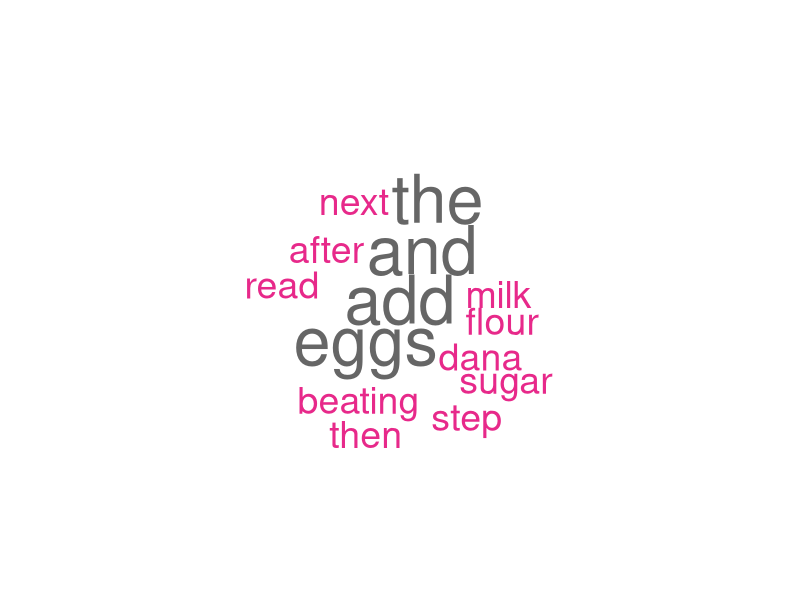

Write R code to recreate this figure.
## ---- chunk 1
library(plyr)
library(dplyr)
library(ggplot2)
library(purrr)
## ---- chunk 2
fib=function(len){
fibvals <- numeric(len)
fibvals[1] <- 1
fibvals[2] <- 1
for (i in 3:len) { 
  fibvals[i] <- fibvals[i-1]+fibvals[i-2]
} 
return (fibvals)
}
## ---- chunk 3
fib(10)
## ---- chunk 4
# Program to display the Fibonacci sequence up to n-th term using recursive functions
recurse_fibonacci <- function(n) {
if(n <= 1) {
return(n)
} else {
return(recurse_fibonacci(n-1) + recurse_fibonacci(n-2))
}
}

## ---- chunk 5
recurse_fibonacci(10)
## ---- chunk 6
## A trivial (but inefficient!) example:
fib <- function(n)
   if(n<=2) { if(n>=0) 1 else 0 } else Recall(n-1) + Recall(n-2)
fibonacci <- fib; rm(fib)
## renaming wouldn't work without Recall
fibonacci(10) # 55
## ---- chunk 7
#naive recursive implementation
fib <- function(n)  {
  if(n == 1 || n == 2) return(1)
  fib(n-1) + fib(n-2)
}
## ---- chunk 8
#with memoization
fibm <- function(n)  {
  if(n == 1 || n == 2) return(1)

  seq <- integer(n)
  seq[1:2] <- 1

  calc <- function(n) {
    if (seq[n] != 0) return(seq[n])
    seq[n] <<- calc(n-1) + calc(n-2)
    seq[n]
  }

  calc(n)
}

## ---- chunk 9
fibm(20)
## ---- chunk 10
sentence1="After beating the eggs, Dana read the next step:"
sentence2="Add milk and eggs, then add flour and sugar."
## ---- chunk 11
countword<-function(sentence){
 word_count=sentence%>%
  tolower()%>%gsub('[[:punct:] ]+',' ',.)%>%
  noquote()%>%strsplit(split=' ')%>%unlist%>%
  table()%>%as.matrix()
 return (word_count)
}
## ---- chunk 12
t1=countword(sentence1)
t2=countword(sentence2)
t1
t2
## ---- chunk 13
total_wordcount<-function(count1, count2){
  total=rbind(count1, count2)
  total=data.frame(rownames(total), total)
  aggregate(. ~ rownames.total., data=total, FUN=sum)  
}
## ---- chunk 14
t3=total_wordcount(t1, t2)
t3
## ---- chunk 15
library(wordcloud)
library(RColorBrewer)

t3_cloud=wordcloud(words=t3$rownames.total., freq=t3$total, min.freq = 1,
         max.words=200, random.order=FALSE, rot.per=0, 
         colors=brewer.pal(9, "Dark2"))
## ---- chunk 16
nums=c(2, 7, 11, 15)
target = 9
## ---- chunk 17
TwoSum=function(nums, target){
  if (length(nums)<2){
    print ("length must be greater than 2")
  } else {
for (i in 1:length(nums)){
  return(c(i, which(nums==target-nums[i])))
}
  }
}

TwoSum(nums, target)
## ---- chunk 18
TwoSum(1, target=13)
## ---- chunk 19
get_max_profit<-function(stock_prices){
profit=NULL
for (i in 1:length(stock_prices)){
  buy=stock_prices[i]
  profit[i]=as_tibble(stock_prices[i:length(stock_prices)]-buy)
  max_profit=max(unlist(profit))
}
return(max_profit)
}
## ---- chunk 20
stock_prices = c(10, 7, 5, 8, 11, 9)
get_max_profit(stock_prices)
## ---- chunk 21
get_max_profit2<-function(stock_prices){
  c=r=0
  for (i in 1:length(stock_prices)){
    for (j in i:length(stock_prices)){
      buy=stock_prices[i];sell=stock_prices[j]
      c=sell-buy
      r=max(c,r)
    }
  }
  return(r)
}
## ---- chunk 22
stock_prices = c(10, 7, 5, 8, 11, 9)
get_max_profit2(stock_prices)
## ---- chunk 23
count_digits<-function(n, k){
series=seq(1:n)
series_split=series%>%
  as.character()%>%
  strsplit(split=character(0))%>%
  unlist()
  position_count=sum(series_split==1)
return (position_count)
}
## ---- chunk 24
count_digits(12, 1)
## ---- chunk 25
ugly_seq<-function(n){
ugly_seq=NULL
s=1;ugly_seq=s
while (length(ugly_seq)<n){
 s_new=s+1
 if (s_new%%2==0|s_new%%3==0|s_new%%5==0){
   ugly_seq=c(ugly_seq, s_new)
 }
 s=s_new
}
return(ugly_seq[n])
}
## ---- chunk 26
ugly_seq(9)
ugly_seq(15)
## ---- chunk 27
S=c(1,2,3)

lapply(S, function(x) combn(S,x))
## ---- chunk 28
subsets<-function(S){
  all_subsets=list()
  for (i in 1:length(S)) {
    all_subsets[[length(all_subsets)+1]]=unique(combn(S, i))
  }
  return (all_subsets)
}

S=c(5, 8, 10)

subsets(S)
## ---- chunk 29
S=c(1,2,2)

subsets(S)
## ---- chunk 30
string_rotate<-function(string, index){
  if (index==0){
    paste(string, collapse='')
  }else{
  string=string%>%
    strsplit(., split=character(0))%>%
    unlist()
    rotate_index=length(string)-(index-1)
    result= c(string[rotate_index:length(string)],      string[1:rotate_index-1])
    paste(result, collapse='')
  }   
}

## ---- chunk 31
string="abcdefg"
string_rotate(string, 0)
string_rotate(string, 1)
string_rotate(string, 3)
## ---- chunk 32
# Another recursive implementation    
# for those who like to roll their own, no package required 
permutations <- function( x, prefix = c() )
{
  if(length(x) == 0 ) return(prefix)
  do.call(rbind, sapply(1:length(x), FUN = function(idx) permutations( x[-idx], c( prefix, x[idx])), simplify = FALSE))
}

permutations(letters[1:3])
## ---- chunk 33
getPerms <- function(x) {
    if (length(x) == 1) {
        return(x)
    }
    else {
        res <- matrix(nrow = 0, ncol = length(x)) #make an empty matrix with length of the object to be permutated
        for (i in seq_along(x)) {
            res <- rbind(res, cbind(x[i], getPerms(x[-i]))) 
#make a new row for reach i element, bind it as a new row to the existing matrix#
#each new row place the i element at the first position and permutate the rest without it#
        }
        return(res)
    }
}


getPerms(letters[1:3])
## ---- chunk 34
get_factor<-function(n){
  if (n==1)  return (1)
   else if (n==2) return (1*2)
   else return(n*get_factor(n-1))
}

get_factor(4)
## ---- chunk 35
diceSum<-function(n){
  result=matrix(nrow=0, ncol=2)
  if (n==1)  ###base case
    for (i in 1:6){
      result=rbind(result, c(i, 0.17))
    } else {
      dice <- expand.grid(diceSum(n-1)[,1], 1:6)
      dice.sums <- rowSums(dice)
      dice.probs=diceSum(n-1)[,2]*0.17
      result=data.frame(dice.sums,dice.probs)
      result=aggregate(result[,2]~result[,1], FUN=sum) 
      #agregate the results of the same sum
    }
  return (result)
}
## ---- chunk 36
diceSum(3)
## ---- chunk 37
##this function return TRUE or FALSE
interLeaving<-function(s1, s2, s3){
  #transfer the string to something that is manipulatable
  s1=strsplit(s1, split=character(0))%>%unlist()
  s2=strsplit(s2, split=character(0))%>%unlist()
  s3=strsplit(s3, split=character(0))%>%unlist()
  
  #initialize a matrix, each cell represent i+j-2 position in s3
  DP=matrix(NA, nrow=length(s1)+1, ncol=length(s1)+1) 
  #initialize the 0 row and the 0 colum, I will lable them with the according string, so if I made any mistake, I can always go back to check 
  colnames(DP)=c(0, s1)
  rownames(DP)=c(0, s2)
  #the [0,0]cell would always be true
  DP['0', '0']=TRUE
  DP['0', 2:ncol(DP)]=(s1==s3[1:length(s1)])
  DP[2:nrow(DP),'0']=(s2==s3[1:length(s2)])
  for (i in 2:nrow(DP)){
    for (j in 2:ncol(DP)){
      DP[i,j]=(s3[i+j-2]==s1[j-1] & DP[i,j-1] |s3[i+j-2]==s2[i-1] & DP[i-1,j])
      #check top string and left cell | left string and top cell
    }
  }
  return(DP[nrow(DP),ncol(DP)]) #the last cell is the answer!
}
## ---- chunk 38
s1 = "aabcc"; s2 = "dbbca"
s3 = "aadbbcbcac";s4 = "aadbbbaccc"

interLeaving(s1, s2, s3)
## ---- chunk 39
interLeaving(s1, s2, s4)
## ---- chunk 40
permutations <- function(n){
  if(n==1){
    return(matrix(1)) ### this is our base case
  } else {
    A=permutations(n-1) 
    B=matrix(nrow=0, ncol=n)
    for (i in 1:nrow(A)) {
      for (j in 0:(n-1)){ #for each row of the result (n-1), we want to append the new element in different position
        B=rbind(B, append(A[i,],n, after=j)) 
      }
    }
    return (B)
  }
}
## ---- chunk 41
permutations(3)
## ---- chunk 42
per4=permutations(4)
for (i in 1:nrow(per4)){
    if (abs(per4[i,2]-per4[i,1])>=2 &
        abs(per4[i,3]-per4[i,2])>=2 &
        abs(per4[i,4]-per4[i,3])>=2)  
      print (per4[i,])
  }
## ---- chunk 43
n_queen<-function(n) {
  #insert the permutation function
  permutations <- function(n){
    if(n==1){
      return(matrix(1))
    } else {
      A=permutations(n-1)
      B=matrix(nrow=0, ncol=n)
      for (i in 1:nrow(A)) {
        for (j in 0:(n-1)){
          B=rbind(B, append(A[i,],n, after=j)) 
        }
      }
      return (B)
    }
  }
  
  B=permutations(n) 
  
  subset=matrix(nrow=0, ncol=n)
  row_index=numeric(0)
  for (i in 1:nrow(B)){
    r=numeric(0)
    for (j in 2:n) r=c(r, abs(B[i,j]-B[i,j-1])>=2)
    if(sum(r)==n-1) row_index=c(row_index,i)
    subset=B[row_index,]
  }  
  return (subset) 
}

## ---- chunk 44
n_queen(4)
## ---- chunk 45
n_queen(5)
## ---- chunk 46
n_queen_correct<-function(n) {
  #insert the permutation function
  permutations <- function(n){
    if(n==1){
      return(matrix(1))
    } else {
      A=permutations(n-1)
      B=matrix(nrow=0, ncol=n)
      for (i in 1:nrow(A)) {
        for (j in 0:(n-1)){
          B=rbind(B, append(A[i,],n, after=j)) 
        }
      }
      return (B)
    }
  }
  
  B=permutations(n) 
  
  #if the sum of row index and column index is the same, queen can attack.
  upper_diag=matrix(nrow=nrow(B), ncol=n)
  for (i in 1:nrow(B)){
    upper_diag[i,]=(1:n+B[i,1:n]) #sum the row and column index by row
  }
  #row sum with duplicated numbers are the rows that disqualify
  lower_diag=matrix(nrow=nrow(B), ncol=n)
  for (i in 1:nrow(B)){
    lower_diag[i,]=(1:n-B[i,1:n])
  }
  #similarly, duplicated numbers that represent row index substracted by column index disqualify
  u=NULL
  for (i in 1:nrow(B)){
    if (anyDuplicated(upper_diag[i,])==0)
      u=c(u, i)
  }
  
  l=NULL
  for (i in 1:nrow(B)){
    if (anyDuplicated(lower_diag[i,])==0)
      l=c(l, i)
  }
  subset_index=intersect(u,l)
  subset=B[subset_index,]
  return (subset) 
}

## ---- chunk 47
n_queen_correct(5)
## ---- chunk 48
print_board <- function(p, q.char = "Q", sep = " ") {
  n <- length(p)
  row <- rep("-", n)
  for (i in seq_len(n)) {
    row_i <- row
    row_i[p[i]] <- q.char
    cat(paste(row_i, collapse = sep))
    cat("\n")
  }
}

## ---- chunk 49
sol_5=n_queen_correct(5)

for (i in 1:nrow(sol_5)){
  print(print_board(sol_5[i,]))
  cat("\n")
}
## ---- chunk 50
maxSubarray<-function(array){
  slice_sum=matrix(0,nrow=length(array), ncol=length(array))
for (i in 1:nrow(slice_sum)){
  for (j in 1:ncol(slice_sum)){
    if(i<=j){
      slice_sum[i,j]=sum(array[i:j])
    }
  }
}
index=which(slice_sum==max(slice_sum), arr.ind = TRUE)
max_sub=array[index[1]:index[2]]
result=list(MaxSubarray=max_sub, sum=max(slice_sum))
return (result)
}

## ---- chunk 51
array=c(1, 3, -1, 2, -1, 2)

maxSubarray(array)
## ---- chunk 52
max_sum1<-function(array){
  m1=m2=0 #initialize m1 m2 as 0
  for (i in 1:length(array)){
  m2=m2+array[i]# store sum as iterate one element onward
  m1=max(m2, m1) #keep track on the local maximum
  }
  return (m1)
}
#in a simplier case, this version of the function returns the maximal sum of the subarray

## ---- chunk 53
max_sum1(array)
max_sum1(array[1:3])
## ---- chunk 54
max_sum2<-function(array){
m1 <- m2 <- 0 #initialize both the local sum the global sum as 
p1 <- p2 <- 0 #the global index
q1 <- q2 <- 1 #the local index
for (i in 1:length(array)) {
  if (m2 > -array[i]) { 
    #check if including the current iteration will have a bigger local sum 
    m2 <- m2 + array[i]
    q2 <- i #update the local index
    if (m2 > m1) {
      m1 <- m2
      p1 <- q1; p2 <- q2 #update the global index
    }
  } 
  else {
    m2 <- 0
    q1 <- q2 <- i+1
  }
}
return(list(sum = m1, sub_array=array[p1:p2]))
}

## ---- chunk 55
max_sum2(array)
## ---- chunk 56
Two_sub<-function(array){
  ###get the max sum function first
  max_sum2<-function(array){
    m1 <- m2 <- 0 #initialize both the local sum the global sum as 
    p1 <- p2 <- 0 #the global index
    q1 <- q2 <- 1 #the local index
    for (i in 1:length(array)) {
      if (m2 > -array[i]) { 
        #check if including the current iteration will have a bigger local sum 
        m2 <- m2 + array[i]
        q2 <- i #update the local index
        if (m2 > m1) {
          m1 <- m2
          p1 <- q1; p2 <- q2 #update the global index
        }
      } 
      else {
        m2 <- 0
        q1 <- q2 <- i+1
      }
    }
    return(list(sum = m1, sub_array=array[p1:p2]))
  }
  
  ###now we divide
  max_list=list() #this would store the sum of all the subarray at each dividing point
  r=0;c=0
  for (i in 1:(length(array)-1)){
    
    left=array[1:i]
    right=array[(i+1):length(array)]
    
    left_max=max_sum2(left)
    right_max=max_sum2(right)
   c=left_max[[1]]+right_max[[1]]
   r=max(r,c)
  }
  return (r)
}

Two_sub(array)
## ---- chunk 57
longest_sub1<-function(string){
  string=string%>%strsplit(split=character(0))%>%unlist()
  max_length=0
  sub=NULL
  longest_sub=NULL
  for (i in 1:length(string)){
    if (!string[i]%in%sub){
      sub=c(sub, string[i])
      longest_sub=sub
    } else {
      sub=NULL
      sub=c(sub, string[i])
      if (length(sub)>length(longest_sub)){
        longest_sub=sub
      }
    }
  } 
  max_length=length(longest_sub)
  longest_sub=paste(longest_sub, collapse = "")
  return (paste("The longest Substring is:", longest_sub,", and its length is:", max_length, collapse=""))
}

## ---- chunk 58
string="abcabcbb"
string1="bbbbbbb"

longest_sub1(string)
longest_sub1(string1)

## ---- chunk 59
longest_sub2<-function(string){
string=string%>%strsplit(split=character(0))%>%unlist()
max_length=0
sub=NULL
sub_2=NULL

for (i in 1:length(string)){
  if (length(sub)==0) sub=string[i] 
  else if (string[i]>=sub[length(sub)]) sub=c(sub, string[i]) #piece the next character if it is in order
  else if (string[i]<sub[length(sub)]) {
    if (length(sub)>length(sub_2)){
      sub_2=sub #sub_2 keep track of the qualified substring so far
      sub=string[i]
    } else {
      sub=string[i]
    }
  }
  max_length=length(sub_2)
}
sub_2=paste(sub_2, collapse = '')
return (c(sub_2, max_length))
}

## ---- chunk 60
string3 = 'cyqfjhcclkbxpbojgkar'

longest_sub2(string3)
## ---- chunk 61
s="TEsT"
s=strsplit(s, split=character(0))%>%unlist()
grepl("^[[:upper:]]+$", s)
## ---- chunk 62
upperindex=grepl("^[[:upper:]]+$", s)
s[upperindex]
## ---- chunk 63
case_sorter<-function(string){
  string=string%>%strsplit(split=character(0))%>%unlist()
  u_index=grepl("^[[:upper:]]+$", string)
  l_index=grepl("^[[:lower:]]+$", string)
  
  u_sorted=sort(string[u_index])
  l_sorted=sort(string[l_index])
  
  string_new=append(l_sorted, u_sorted)%>%paste(collapse = "")
  return(string_new)
}

case_sorter(string)
## ---- chunk 64
sum_3<-function(s){
  s=sort(s)
  index=c(which(combn(s, 3, FUN = sum)==0))
  combo=combn(s, 3)
  combo=combo[, index]%>%t()%>%unique(margin=1)
  return (combo)
}

## ---- chunk 65
s = c(-1, 0, 1, 2, -1, -4)
sum_3(s)
## ---- chunk 66
lcs<-function(a, b){
a=a%>%strsplit(split=character(0))%>%unlist()
b=b%>%strsplit(split=character(0))%>%unlist()

common=a[which(a%in%b)]
##note that the order of the argument matters, intersect always return the common elements in the order of the first argument
index=numeric()
for (i in 1:length(common)){
  index=c(index, which(b==common[i]))
}

r=1;c=0
q=index[1]
for (i in 2:length(index)){
  if (index[i]>q[length(q)]) q=c(q,index[i])
  else q=index[i]

c=length(q)
r=max(r, c)
}
return (r)
}
## ---- chunk 67
a="ABCD"
b="EDCA"
c="EACB"

lcs(a,b)
lcs(a,c)
## ---- chunk 68
x="AGGTAB"
y="GXTXAYB"

lcs(x,y)
## ---- chunk 69
lcs_2<-function(x,y){
  x=x%>%strsplit(split=character(0))%>%unlist()
  y=y%>%strsplit(split=character(0))%>%unlist()
  
  m=length(x);n=length(y)
  
  lcs_3<-function(x, y, m, n){
    if (m == 0 | n == 0) return (0)
    else if (x[m] == y[n]) return (1 + lcs_3(x, y, m-1, n-1))
    else return (max(lcs_3(x, y, m, n-1), lcs_3(x, y, m-1, n)))
  }
  
  max_length=lcs_3(x, y, m, n)
  return (max_length)
}

## ---- chunk 70
lcs_2(x,y)
## ---- chunk 71
a="ABCD"
b="EDCA"
c="EACB"

lcs_2(a, b)
lcs_2(a, c)
lcs_2(b, c)
## ---- chunk 72
lc_string<-function(A, B){
A=A%>%strsplit(split = character(0))%>%unlist()
B=B%>%strsplit(split = character(0))%>%unlist()

m=length(A);n=length(B)
dp=matrix(0,nrow=n+1, ncol=m+1)
for (i in 2:ncol(dp)){
dp[i,2:ncol(dp)]=(B[i-1]==A)
}
for (i in 2:nrow(dp)){
  for (j in 2:ncol(dp)){
    if (!dp[i,j]==0) dp[i,j]=dp[(i-1),(j-1)]+1
  }
}
return (max(dp))
}

## ---- chunk 73
A = "ABCD"; B = "CBCE"
lc_string(A, B)
## ---- chunk 74
A=A%>%strsplit(split = character(0))%>%unlist()
B=B%>%strsplit(split = character(0))%>%unlist()
m=length(A);n=length(B)
dp=matrix(0,nrow=n+1, ncol=m+1)
for (i in 2:ncol(dp)){
dp[i,2:ncol(dp)]=(B[i-1]==A)
}
for (i in 2:nrow(dp)){
  for (j in 2:ncol(dp)){
    if (!dp[i,j]==0) dp[i,j]=dp[(i-1),(j-1)]+1
  }
}

colnames(dp)=c(0, A)
rownames(dp)=c(0, B)
dp
## ---- chunk 75
#let's transform this into t k sum problem solution
sum_k<-function(nums,k,target){
  if (k>=length(nums)) print("K is too long")
  else {
  index=c(which(combn(nums, k, FUN = sum)==target))
  combo=combn(nums, k)
  combo=combo[, index]%>%t()%>%unique(margin=1)
  return (list(solution=combo, possibilities=nrow(combo)))
  }
}
## ---- chunk 76
#Given [1,2,3,4], k = 2, target = 5.
nums=c(1, 2, 3, 4)
sum_k(nums, 2, 5)
## ---- chunk 77
sum_2<-function(nums, target){
  n=length(nums)
  start=1;end=n
  res=list()
  while (start<end) {
    sum=nums[start]+nums[end]
    if (sum==target) {
    res[[length(res)+1]] <- c(nums[start],nums[end])
    ##when finding the pair at the first go,moving both pointers
    start=start+1;end=end-1 
    }else if (sum<target) {
    start=start+1 
    }else {end=end-1}
} 
  return(res)
}
## ---- chunk 78
sum_2(nums, target=5)
## ---- chunk 79
sum_k_recur<-function(nums, k, target){
  
  #import the 2sum function
  sum_2<-function(nums, target){
    n=length(nums)
    start=1;end=n
    res=list()
    while (start<end) {
      sum=nums[start]+nums[end]
      if (sum==target) {
        res[[length(res)+1]] <- c(nums[start],nums[end])
        start=start+1;end=end-1
      }else if (sum<target) {
        start=start+1
      }else {end=end-1}
    } 
    return(res)
  }
  
res=list()
if (k==2) {
res=sum_2(nums, target)
return (res) 
} else {
  for (i in 1:length(nums)){
    return (c(nums[i],unlist(sum_k_recur(nums[-i], k-1, target-nums[i])) ))
  }
}
}


## ---- chunk 80
nums=c(1, 2, 3, 4, 6)

sum_k_recur(nums, 2, 5) ##the base case
## ---- chunk 81
sum_k_recur(nums, 3, 6)
sum_k_recur(nums, 4, 10)
## ---- chunk 82
unique_path<-function(m, n){
  dp=matrix(nrow=m, ncol=n)
  dp[1,]=1;dp[,1]=1;
  for (i in 2:m){
    for (j in 2:n){
      dp[i,j]=dp[(i-1),j]+dp[i,(j-1)]
    }
  }
  return(dp[nrow(dp), ncol(dp)])
}
## ---- chunk 83
unique_path(3,2)
unique_path(7,3)
## ---- chunk 84
min_jump<-function(A){
n=length(A)
position=seq(n)
max_dist=position+A
min_step=numeric(n)
min_step[1]=0
min_step[2:max_dist[1]]=1
for (i in 2:(n-1)){
  if(max_dist[i]>max(max_dist[1:(i-1)]))
  min_step[(max_dist[i-1]+1):max_dist[i]]=min_step[max_dist[i-1]]+1
}
return (min_step[n])
}

## ---- chunk 85
###jump game
A = c(2,3,1,1,4)
B =c(2, 3, 1, 1, 2, 4, 2, 0, 1, 1)

min_jump(A)
min_jump(B)
## ---- chunk 86
min_windown<-function(source, target){

source=source%>%strsplit(split=(character(0)))%>%unlist()
target=target%>%strsplit(split=(character(0)))%>%unlist()

i=j=1
c=r=0
n=length(target)
if(sum(source[i]==target)>0){
  while(sum(target%in%source[i:j])<n)
  j=j+1
} else {
  i=i+1
}
#found the first window at this point
c=length(source[i:j]);r=c
head=i;tail=j
while(j<length(source)){ #do this until tail reaching the end of the source string
#now move the head
if (sum(target%in%source[i:j])==n){
  i=i+1
  while(sum(source[i]==target)==0) i=i+1
    while(sum(target%in%source[i:j])<n) j=j+1
}      
#at this point, found the second window
c=length(source[i:j])
if (c<r){  ##update head and tail when the shorter window has been found
  r=c
  head=i;tail=j
  }
}
window=paste(source[head:tail], collapse="")
return (window)
}
## ---- chunk 87
source = "ADOBECODEBANC"; target = "ABC"
min_windown(source, target)
## ---- chunk 88
wordbreask<-function(s, dict){
s_string=s%>%strsplit(split=character(0))%>%unlist()
n=length(s_string)

for (i in 1:n){
s_pre=s_string[1:i]%>%paste(.,collapse="")
s_suf=s_string[(i+1):n]%>%paste(.,collapse="")
if (s_pre%in%dict | s_suf%in%dict) return(c(TRUE, paste(s_pre, s_suf, sep=" ")))
}
}
## ---- chunk 89
s = "lintcode"; dict = c("lint", "code")
wordbreask(s, dict)
## ---- chunk 90
dict2=c('i', 'like', 'sam', 'sung', 'samsung', 'mobile', 'ice', 'cream', 'icecream', 'man', 'go', 'mango')
s2='ilike'

wordbreask(s2, dict2)
## ---- chunk 91
min_palincut<-function(s){
s=s%>%strsplit(split=character(0))%>%unlist()
if (identical(s, rev(s))) return(0)
###establish how to evaluate whether a string is a palin or not
cut=seq(-1,length(s)-2) ###get a vector to store the worse case scenario when no palin is found
for (i in 1:length(s)){
  for (j in i:length(s)){
    if (identical(s[i:j], rev(s[i:j]))){
    cut[j] = min(cut[j],cut[i-1]+1) 
    }
  }
} 
return(cut[length(cut)])
}

## ---- chunk 92
s="aab"
min_palincut(s)
## ---- chunk 93
s = "kayakmadamotto"
min_palincut(s)
## ---- chunk 94
interleaving_nums<-function(nums){
n=length(nums)
start=1;end=n
while(!end-start<=2){
  nums=c(nums[start], nums[end], nums[-c(start, end)])
         start=start+2
}
return (nums)
}

## ---- chunk 95
nums=c(-1, -2, -3, 4, 5, 6)

interleaving_nums(nums)

## ---- chunk 96
max_area<-function(height){
n=length(height)
###the area of the rectagles is height*width, width is as long as the next height index is larger than the height index
area=numeric(n)
for (i in 1:(n-1)){
  if (height[i+1]>height[i]){
  area[i]=height[i]*(1+length(which(height[i:n]>height[i])))
  } else {
    area[i]=height[i]
  }
}
area[n]=height[n]
return (max(area))
}
## ---- chunk 97
height = c(2,1,5,6,2,3)
max_area(height)
## ---- chunk 98
skyline<-function(building){
outline=list()
for (i in 1: (length(building)-1)){
if (building[[i]][2]>building[[i+1]][1]){
  outline[[i]]=c(building[[i]][1],building[[i+1]][1], building[[i]][3])
}else {
  outline[[i]]=building[[i]]
}
  #the last outline has its own rule, it is always the builing itslef
  outline[[length(building)]]=building[[length(building)]]
}
return (outline)
}
## ---- chunk 99
building=list(
  c(1, 3, 3),
  c(2, 4, 4),
  c(5, 6, 1)
  )

skyline(building)
## ---- chunk 100
skyline_point<-function(buildings){
  
  #function takes a list of building outline and return keypoints to draw the skyline
###maybe matrixized the list to make it more workable
buildings=buildings%>%unlist()%>%matrix(.,ncol=3, byrow=T)
pointlist=list()
pointlist[[1]]=buildings[1,c(1,3)]
for (i in 2:dim(buildings)[1] ){
  if (buildings[i, 1]>max(buildings[(1:i-1), 2])) {
    pointlist[[length(pointlist)+1]]=c(buildings[(i-1),2],0)
    pointlist[[length(pointlist)+1]]=buildings[i, c(1,3)]
  } else {
      if (buildings[i, 3]>buildings[(i-1), 3]) { 
      pointlist[[length(pointlist)+1]]= buildings[i, c(1,3)]
    } else {
      pointlist[[length(pointlist)+1]]=c(buildings[(i-1),2],buildings[i, 3])  
  }
  }
}
pointlist[[length(pointlist)+1]]=c(buildings[dim(buildings)[1],2],0)
return(pointlist)
}
## ---- chunk 101
buildings=list(c(2, 9, 10), c(3, 7, 15), c(5, 12, 12), c(15, 20, 10), c(19, 24, 8) )

skyline_point(buildings)
## ---- chunk 102
shortest_path<-function(beginWord,endWord, wordList){
  if (!endWord%in%wordList) return(0)
  ###import the permutation function
getPerms <- function(x) {
  if (length(x) == 1) {
    return(x)
  }
  else {
    res <- matrix(nrow = 0, ncol = length(x)) #make an empty matrix with length of the object to be permutated
    for (i in seq_along(x)) {
      res <- rbind(res, cbind(x[i], getPerms(x[-i]))) 
      #make a new row for reach i element, bind it as a new row to the existing matrix#
      #each new row place the i element at the first position and permutate the rest without it#
    }
    return(res)
  }
}

##get a permuation of all the combination of wordlist
permMatrix=getPerms(wordList)
distMatrix=matrix(nrow=dim(permMatrix)[1],ncol=dim(permMatrix)[2]-1)
for (i in 1:dim(distMatrix)[1]){
  for (j in 1:dim(distMatrix)[2] ){
    distMatrix[i,j]=adist(permMatrix[i,j+1], permMatrix[i,j])
  }
}
### this gives all the permuation of the wordList path
distMatrix=data.frame(distMatrix)
dist_1_row=data.frame(matrix(rep(1, dim(distMatrix)[2]), nrow=1))
row_index=row.names(match_df(distMatrix, dist_1_row))%>%as.numeric()
###this gives all the row index that has equal dist of 1

permMatrix=permMatrix[c(row_index),]
row_index=which(adist(beginWord, permMatrix[, 1])==1)
###this eliminate the path that dose not start with the beginWord
permMatrix=permMatrix[c(row_index),]
###this gives all the path, now we only need to find which gives the shortest length to the target word
c=NULL
for (i in 1:dim(permMatrix)[1]){
  for (j in 1:dim(permMatrix)[2]){
    if (permMatrix[i,j]=="cog") c=c(c, length(permMatrix[i,(1:j)]))
    r=min(c)+1
  }
}

path=list()
for (i in 1:dim(permMatrix)[1]){
  for (j in 1:dim(permMatrix)[2]){
    if (permMatrix[i,j]=="cog" &length(permMatrix[i,(1:j)])==r) 
      path[[length(path)+1]]=c(beginWord, permMatrix[i,(1:j)])
  }
  }

return (c(r,path))
}

## ---- chunk 103
beginWord = "hit"
endWord = "cog"
wordList = c("hot","dot","dog","lot","log","cog")

shortest_path(beginWord,endWord, wordList)
## ---- chunk 104
beginWord = "hit"
endWord = "cog"
wordList = c("hot","dot","dog","lot","log")

shortest_path(beginWord,endWord, wordList)
## ---- chunk 105
burst<-function(nums){
 if (length(nums)==3) {
   total=c(prod(nums), prod(nums[1], nums[3]), max(nums[1], nums[3]))
 return (sum(total))
 }else {
   temp=NULL
   for (i in 2:(length(nums)-1)){
    temp=c(temp, prod(nums[i-1], nums[i],nums[i+1])+burst(nums[-i]) )
    return (max(temp))}
   }
 }
## ---- chunk 106
nums=c(4, 1, 5, 10)
burst(nums)
## ---- chunk 107
nums1=c(3,1,5,8)
burst(nums1)
## ---- chunk 108
hanoi<-function(n, begin, spare, end){
  #the begining, spare, and end position need to be specified
  if (n==1){
    print(c("Move from ", begin, "to", end))
  } else {
    hanoi(n -1, begin, end, spare)
    hanoi(1, begin, spare, end)
    hanoi(n-1, spare, begin, end)
  }
}
## ---- chunk 109
hanoi(3, "A", "B", "C")
## ---- chunk 110
tower_of_hanoi <- function(n = 7) {
  if (!interactive()) return()
  tower <- list(1:n, NULL, NULL)
  color <- rainbow(n)
  par(mfrow = c(1, 3), mar = rep(0, 4), ann = FALSE)
  bgcolor <- par("bg")
  if (bgcolor == "transparent") bgcolor <- "white"
  
  draw.hanoi <- function() {
    for (i in 1:3) {
      plot(c(-n, n), c(0, n + 2), type = "n", xlab = "",
           ylab = "", axes = FALSE)
      rect(-n, 0, n, n + 2, border = bgcolor, col = bgcolor)
      if (length(tower[[i]]) > 0) {
        barplot(rev(tower[[i]]), add = TRUE, horiz = TRUE,
                col = color[rev(tower[[i]])])
        barplot(-rev(tower[[i]]), add = TRUE, horiz = TRUE,
                col = color[rev(tower[[i]])])
      }
    }
  }
  
  move.hanoi <- function(k, from, to, via) {
    if (k > 1) {
      move.hanoi(k - 1, from, via, to)
      move.hanoi(1, from, to, via)
      move.hanoi(k - 1, via, to, from)
    }
    else {
      cat("Move ", tower[[from]][1], " from ", LETTERS[from],
          " to ", LETTERS[to], "\n")
      tower[[to]] <<- c(tower[[from]][1], tower[[to]])
      tower[[from]] <<- tower[[from]][-1]
      draw.hanoi()
      Sys.sleep(0.5)
    }
  }
  
  draw.hanoi()
  move.hanoi(n, 1, 2, 3)
}

## ---- chunk 111
anagram<-function(wordlist){
#interate through the wordlist, sort each sort alphetically and store it in a vector 
hash_map=list()

for (word in wordlist){
  hashword = paste(sort(unlist(strsplit(word, ""))), collapse = "")
  if (is.null(hash_map[[hashword]]) ) hash_map[[hashword]]=hashword
} 
#when encounter a word that is already stored in the vector, store it in another vector to be returned as result later
ana=list()
for (word in wordlist){
  hashword = paste(sort(unlist(strsplit(word, ""))), collapse = "")
  if ( hashword%in%hash_map) ana[[hashword]]=c(ana[[hashword]], word)
}

for (i in 1:length(ana)){
  if (length(ana[[i]])>1) print(ana[[i]])
}
}

## ---- chunk 112
wordlist=c("lint", "intl", "inlt", "code")
anagram(wordlist)
## ---- chunk 113
wordlist2=c("ab", "ba", "cd", "dc", "e")
anagram(wordlist2)
## ---- chunk 114
min_trans<-function(trans){
  #trans is a list of all the transition, each a list of three numbers
leger=matrix(nrow=0, ncol=2)
##the easy thing to do is to figure out the debt the surplus situation on each account
for (i in 1:length(trans)){
  giver=trans[[c(i, 1)]];taker=trans[[c(i, 2)]];amount=trans[[c(i, 3)]]
  leger=rbind(leger, c(giver, -amount))
  leger=rbind(leger, c(taker, amount))
}
colnames(leger)=c('account', 'balance')
leger=aggregate(balance~account,data=leger, FUN=sum)
###initiate a value that is the worst case scenario, which is the number of original tuples
###outer loop iterates all the element with increment of 1, inner loop iterate all the element after i
###add to the balance that is not the same signs
###skipping 0 account
worst_case=length(trans)
m=nrow(leger)
operation=0
for (i in 1:m){
  for (j in i:m){
    if (leger[i,'balance']!=0 & leger[j,'balance']!=0 & sign(leger[i,'balance'])!=sign(leger[j,'balance'])){
      leger[j,'balance']=sum(leger[i,'balance'],leger[j,'balance'])
      operation=operation+1
    }
  }
}
return (min(worst_case, operation))
}

## ---- chunk 115
trans=list(c(0,1,10), c(2,0,5))
min_trans(trans)
## ---- chunk 116
trans2=list(c(0,1,10),c(1,0,1),c(1,2,5),c(2,0,5))
min_trans(trans2)
## ---- chunk 117
woodcut<-function(l, k) {
max_length=min(l)
while ( sum(as.integer(l/max_length))<k ) {
  max_length=max_length-1
}
return (max_length)
}
## ---- chunk 118
l=c(232, 124, 456); k=7
woodcut(l,k)
## ---- chunk 119

#the two nested function we need 
query<-function(A, start, end){
  return (sum(A[start:end]))
}

modify<-function(A, index, value){
A[index]=value
return (A)
}

array_sum<-function(A, FUN, a, b){
##use FUN as a placeholder for the nested function
result=FUN(A, a, b)
return(result)
}
## ---- chunk 120
A = c(1,2,7,8,5)
array_sum(A, FUN=query, 1, 3)
array_sum(A, FUN=modify, 1, 4)
## ---- chunk 121
trap_water<-function(map){
n=length(map)
reserv=NULL
for (i in 2:(n-1)){
  left_wall=max(map[1:(i-1)])
  right_wall=max(map[(i+1):(n-1)])
  wall=min(left_wall, right_wall)
  height=map[i]
  water=(wall-height)
  if (water<0) water=0
  reserv=c(reserv, water)
}
return ( sum(reserv) )
}
## ---- chunk 122
map=c(0,1,0,2,1,0,1,3,2,1,2,1)
trap_water(map)
## ---- chunk 123
text_matching<-function(text, pattern){
  
text=text%>%strsplit(split=character(0))%>%unlist()
pattern=pattern%>%strsplit(split=character(0))%>%unlist()
###write a string matching function to deal with all the non-wildcard situation.
str_match<-function(text, pattern){
if (!length(text)==length(pattern)) return (FALSE)
if(length(text)==1 & length(pattern)==1) {
  if (pattern=='?') return (TRUE)
  else return (identical(text, pattern))
  }
else return (str_match(text[-1], pattern[-1]))
}

if (!"*"%in%pattern ) return ( str_match(text, pattern) )
else {
  pattern=paste(pattern, collapse="")
  text=paste(text, collapse="")
  return(grepl(glob2rx(pattern), text))
    }
}
## ---- chunk 124
evaluate<-function(input)  {
input=input%>%unlist()%>%paste(.,collapse="")
 result=eval(parse(text=input))
 return (result)
}
## ---- chunk 125
input=list("2", "*", "6", "-", "(",
  "23", "+", "7", ")", "/",
  "(", "1", "+", "2", ")")

evaluate (input)
## ---- chunk 126
paint_fence<-function(n, k){
if(n==1) return(k)
if (n==2) return (k*k)
else { result=paint_fence(n-1, k)
       result=result*k-2
       return(result)}
}
## ---- chunk 127
paint_fence(3,2)
